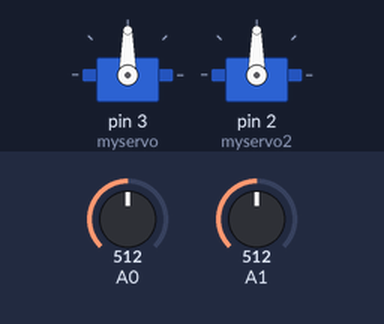
This sketch was run on a simulated Arduino Uno, built with avr-gcc and run on an emulated ATmega328P. Parts: 2 × servo. Inputs (shaded band) come from the test bench; at power-on: A0 = 512, A1 = 512.

Above: at 1.2 s.
1.3 s: A0 set to 716
At 2.1 s:
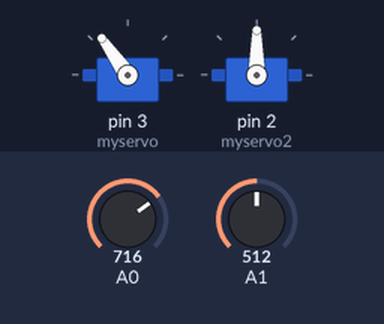
2.8 s: A1 set to 716
At 3.2 s:
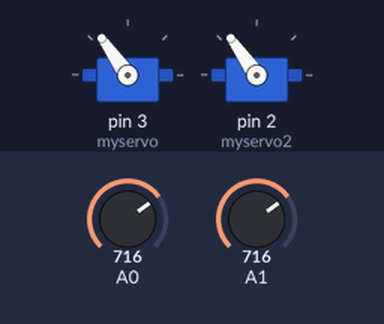
4.3 s: A0 set to 900
At 5.0 s:
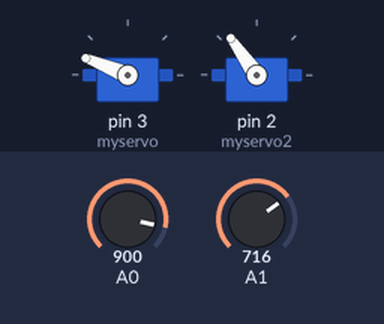
5.8 s: A1 set to 900
At 6.2 s:
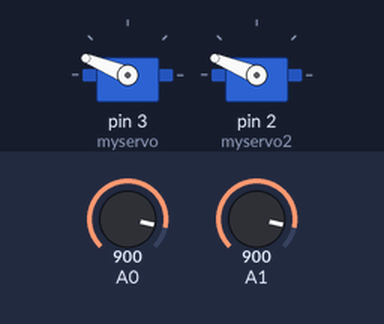
7.3 s: A0 set to 1023
At 8.5 s:
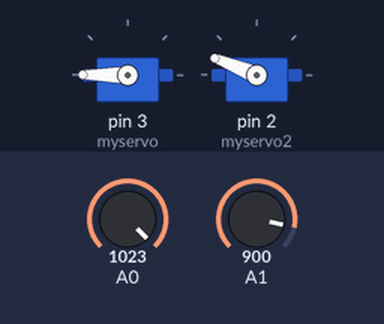
8.8 s: A1 set to 1023
At 9.7 s:
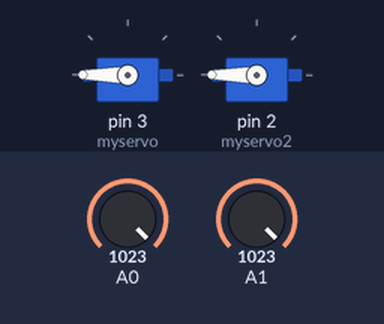
Timing chart, 0 to 11.3 s (numbered marks = the images above; inputs shaded):
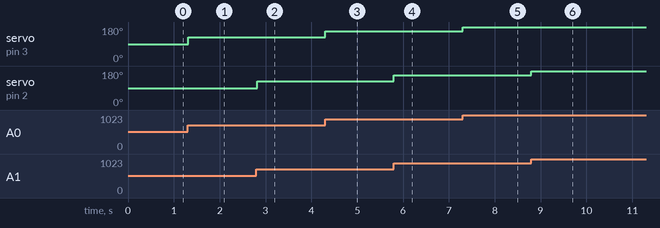

The sketch:

Servos.ino
```cpp
/*
 Programa que utiliza dos servomotores
*/

#include <Servo.h>

Servo myservo;  // Crea el objeto servo
Servo myservo2;  // Crea el objeto servo
int val1;
int val2;

void setup() {
  myservo.attach(3);
 myservo2.attach(2);
}

void loop() {
  val1 = analogRead(A0);            // lee el valor del potenciometro (entre 0 y 1023)
  val1 = map(val1, 0, 1023, 0, 180);     // (valor entre 0 y 180)
  val2 = analogRead(A1);
  val2 = map(val2, 0, 1023, 0, 180);

  myservo.write(val1);
  myservo2.write(val2);
  delay(15);
}
```

Measured:
- after the input at 1.3 s, servo on pin 3 (myservo): 90° → 125° at once
- after the input at 2.8 s, servo on pin 2 (myservo2): 90° → 125° at once
- after the input at 4.3 s, servo on pin 3 (myservo): 125° → 158° at once
- after the input at 5.8 s, servo on pin 2 (myservo2): 125° → 158° at once
- after the input at 7.3 s, servo on pin 3 (myservo): 158° → 180° at once
- after the input at 8.8 s, servo on pin 2 (myservo2): 158° → 180° at once
